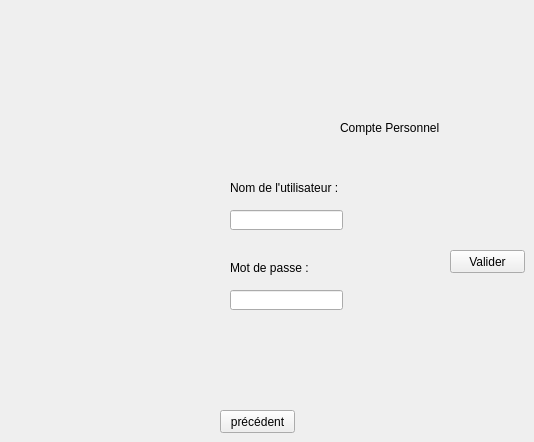
    <widget class="QWidget" name="page_12">
     <widget class="QLabel" name="label_73">
      <property name="geometry">
       <rect>
        <x>340</x>
        <y>120</y>
        <width>121</width>
        <height>16</height>
       </rect>
      </property>
      <property name="text">
       <string>Compte Personnel</string>
      </property>
     </widget>
     <widget class="QLabel" name="label_74">
      <property name="geometry">
       <rect>
        <x>230</x>
        <y>180</y>
        <width>131</width>
        <height>16</height>
       </rect>
      </property>
      <property name="text">
       <string>Nom de l'utilisateur :</string>
      </property>
     </widget>
     <widget class="QLineEdit" name="lineEdit_nu5">
      <property name="geometry">
       <rect>
        <x>230</x>
        <y>210</y>
        <width>113</width>
        <height>20</height>
       </rect>
      </property>
     </widget>
     <widget class="QLabel" name="label_75">
      <property name="geometry">
       <rect>
        <x>230</x>
        <y>260</y>
        <width>91</width>
        <height>16</height>
       </rect>
      </property>
      <property name="text">
       <string>Mot de passe :</string>
      </property>
     </widget>
     <widget class="QLineEdit" name="lineEdit_mdp5">
      <property name="geometry">
       <rect>
        <x>230</x>
        <y>290</y>
        <width>113</width>
        <height>20</height>
       </rect>
      </property>
     </widget>
     <widget class="QPushButton" name="pushButton_Loginpiste">
      <property name="geometry">
       <rect>
        <x>450</x>
        <y>250</y>
        <width>75</width>
        <height>23</height>
       </rect>
      </property>
      <property name="text">
       <string>Valider</string>
      </property>
     </widget>
     <widget class="QPushButton" name="pushButton_prec_menupiste">
      <property name="geometry">
       <rect>
        <x>220</x>
        <y>410</y>
        <width>75</width>
        <height>23</height>
       </rect>
      </property>
      <property name="text">
       <string>précédent</string>
      </property>
     </widget>
    </widget>
